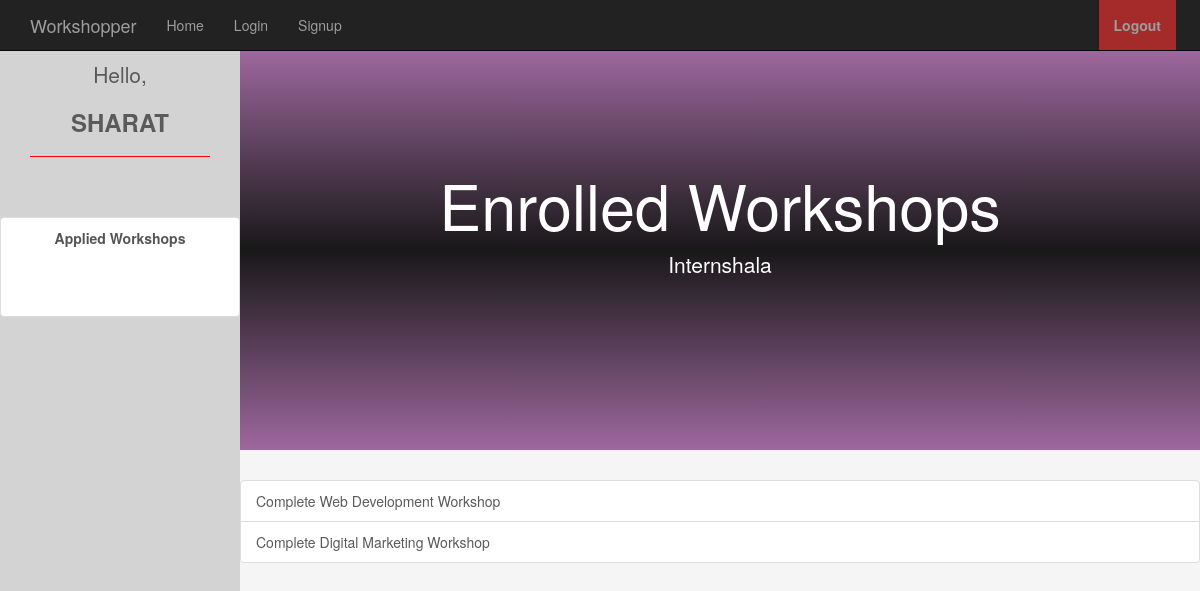
The app's page /dashboard.php (signed in) with its own data.
### tables this page shows
CREATE TABLE `users` (
  `id` int(11) NOT NULL,
  `email` varchar(255) NOT NULL,
  `password` varchar(255) NOT NULL,
  `workshops` varchar(255) NOT NULL DEFAULT '0'
);

CREATE TABLE `workshops` (
  `id` int(11) NOT NULL,
  `heading` varchar(255) NOT NULL,
  `extra` varchar(255) NOT NULL,
  `details` varchar(1500) NOT NULL
);

### dashboard.php (the view, shortened to what this page needs)
<?php
    if(isset($_SESSION['id'])){
		$link = mysqli_connect("127.0.0.1","root","Root@123","intern");
		$query = "SELECT email FROM users WHERE id = '".$_SESSION['id']."'";
		$run = mysqli_query($link,$query);
		$row = mysqli_fetch_array($run);
	}else{
		header('Location: index.php');
	}
?>
<!DOCTYPE html>
<html lang="en">
    <head>
		<link rel="stylesheet" href="bootstrap.css">
		<link href="style.css" rel="stylesheet">
    </head>
	<body>
      <nav class="navbar navbar-inverse navbar-fixed-top">
	  <div class="container">
		<div class="navbar-header">
		  <a class="navbar-brand" href="index.php">Workshopper</a>
		</div>
		<div id="navbar" class="navbar-collapse collapse">
		  <ul class="nav navbar-nav">
			<li><a href="index.php">Home</a></li>
			<li><a href="login.php">Login</a></li>
			<li><a href="signup.php">Signup</a></li>
			<li style="position:absolute;right:2%;background-color:brown;"><a href="index.php?logout=1"  ><strong>Logout</strong></a></li>
		  </ul>
		</div>
	  </div>
	  </nav>
      <div id="sidebar" style="background-color:lightgrey;position:fixed;left:0px;height:100%;width:20%;margin-top:50px;">
	    <h4 class="text-center lead">Hello,</h4>
		<h3 class="text-center"><strong><?php $data =  $row[0]; $short = substr($data,0,strpos($data,"@") ); echo strtoupper($short); ?></strong></h3>
		<hr style="border-color:red;width:75%;"><br><br>
		<div class="list-group">
		  <a  class="list-group-item text-center" style="height:100px"><strong>Applied Workshops</strong></a>
        </div>
	  </div>
	  <div id="main" style="position:absolute;right:0%;width:80%;height:100%;margin-top:50px;">
	    <div class="jumbotron text-center">
          <h1>Enrolled Workshops</h1>
          <p>Internshala</p>
        </div>
		<ul class="list-group">
		  <?php
		    $query2 = "SELECT * FROM users WHERE id = '".$_SESSION['id']."'";
			$run2 = mysqli_query($link,$query2);
			$row2 = mysqli_fetch_array($run2);
			$workshops = $row2['workshops'];
			$array = array_map("intval",explode(",",$workshops));
			$i = 1;
			$num  = sizeof($array) -1;
			if(sizeof($array) >1){
			while($i <= $num):
		  ?>
		  <li class="list-group-item"><?php
            $query3 = "SELECT heading FROM workshops WHERE id = '".$array[$i]."'";
            $run = mysqli_query($link,$query3);
            $row = mysqli_fetch_array($run);
            echo $row[0];
			$i = $i + 1;
		  ?></li>
			<?php  endwhile;}else{ echo "<div class='alert alert-warning'>You have not subscribed for any workshop!</div>";}?>
        </ul>
	  </div>
	</body>
</html>

### style.css (style rules this page uses)
body { padding-bottom: 40px; color: #5a5a5a; background-color:whitesmoke; }
.jumbotron { height:400px; background: -webkit-linear-gradient(rgba(100,10,100,0.6),rgba(0,0,0,0.9),rgba(100,10,100,0.6)); background: -o-linear-gradient(rgba(100,10,100,0.6),rgba(0,0,0,0.9),rgba(100,10,100,0.6)); background: -moz-linear-gradient(rgba(100,10,100,0.6),rgba(0,0,0,0.9),rgba(100,10,100,0.6)); background: linear-gradient(rgba(100,10,100,0.6),rgba(0,0,0,0.9),rgba(100,10,100,0.6)); color:white; padding-top:100px; }

### records on screen
users: email "SHARAT"
workshops: heading "Complete Web Development Workshop"
workshops: heading "Complete Digital Marketing Workshop"
